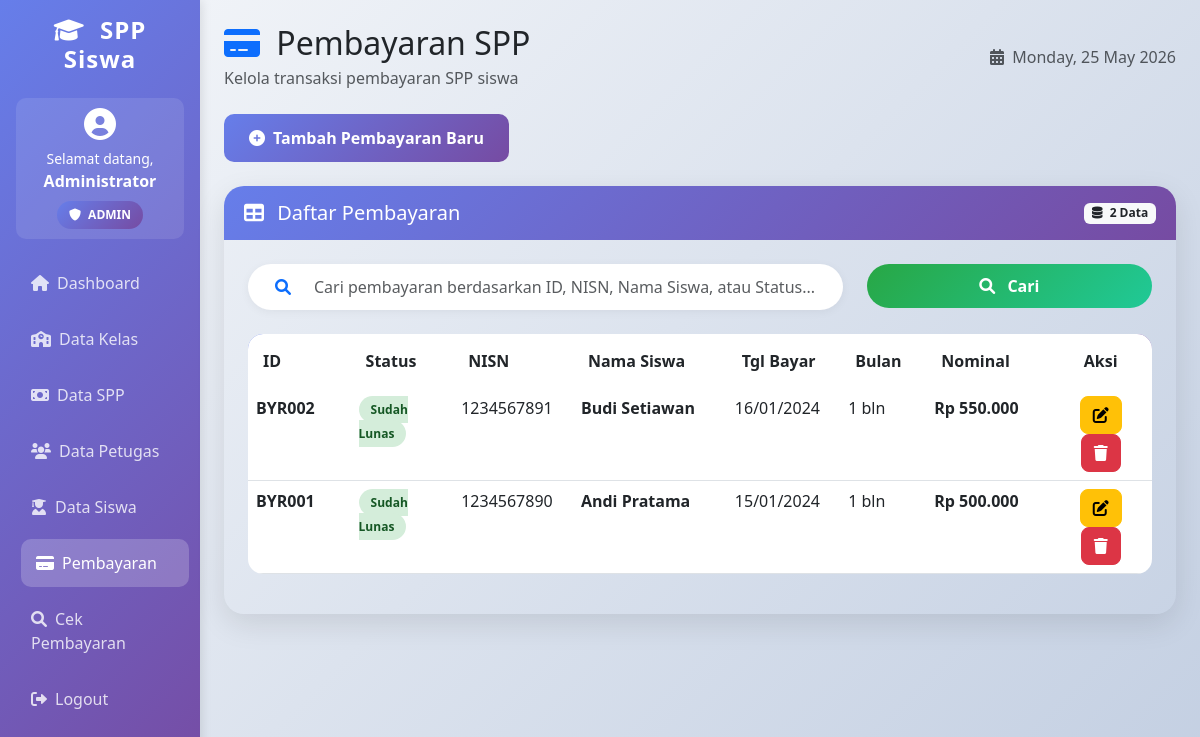
Page /pembayaran.php (signed in) on the committed database.
### tables this page shows
CREATE TABLE tb_pembayaran (
    id_pembayaran VARCHAR(11) PRIMARY KEY,
    status ENUM('Belum Lunas', 'Sudah Lunas'),
    nisn VARCHAR(10),
    tgl_bayar DATE,
    tgl_terakhir_bayar DATE,
    batas_pembayaran DATE,
    jumlah_bulan VARCHAR(10),
    id_spp VARCHAR(40),
    nominal_bayar VARCHAR(100),
    jumlah_bayar VARCHAR(40),
    kembalian VARCHAR(100),
    FOREIGN KEY (nisn) REFERENCES tb_siswa(nisn),
    FOREIGN KEY (id_spp) REFERENCES tb_siswa(id_spp)
);

CREATE TABLE tb_siswa (
    nisn VARCHAR(10) PRIMARY KEY,
    nis VARCHAR(8),
    nama VARCHAR(50) UNIQUE,
    id_kelas VARCHAR(11),
    nama_kelas VARCHAR(10),
    alamat TEXT,
    no_telp VARCHAR(13) UNIQUE,
    id_spp VARCHAR(40) UNIQUE,
    FOREIGN KEY (id_kelas) REFERENCES tb_kelas(id_kelas),
    FOREIGN KEY (nama_kelas) REFERENCES tb_kelas(nama_kelas)
);

### pembayaran.php (the view, shortened to what this page needs)
<?php
include 'config/koneksi.php';
$search = isset($_GET['search']) ? $_GET['search'] : '';
if ($search) {
    $query = "SELECT p.*, s.nama FROM tb_pembayaran p JOIN tb_siswa s ON p.nisn = s.nisn WHERE p.id_pembayaran LIKE '%$search%' OR p.nisn LIKE '%$search%' OR p.status LIKE '%$search%' OR s.nama LIKE '%$search%' ORDER BY p.tgl_bayar DESC";
} else {
    $query = "SELECT p.*, s.nama FROM tb_pembayaran p JOIN tb_siswa s ON p.nisn = s.nisn ORDER BY p.tgl_bayar DESC";
}
$total_data = mysqli_num_rows(mysqli_query($conn, "SELECT * FROM tb_pembayaran"));
?>
<!DOCTYPE html>
<html lang="id">
<head>
    <link href="https://cdn.jsdelivr.net/npm/bootstrap@5.3.0/dist/css/bootstrap.min.css" rel="stylesheet">
    <link href="https://cdnjs.cloudflare.com/ajax/libs/font-awesome/6.0.0/css/all.min.css" rel="stylesheet">
</head>
<body>
    <div class="container-fluid">
        <div class="row">
            <div class="col-md-2 sidebar p-3">
                <h4 class="text-center mb-4">
                    <i class="fas fa-graduation-cap me-2"></i>
                    SPP Siswa
                </h4>
                <div class="user-info">
                    <i class="fas fa-user-circle fa-2x mb-2"></i>
                    <p class="mb-0 small">Selamat datang,</p>
                    <strong><?php echo $_SESSION['nama_petugas']; ?></strong>
                    <br>
                    <span class="badge-level level-<?php echo strtolower($_SESSION['level']); ?> mt-2 d-inline-block">
                        <i class="fas fa-shield-alt me-1"></i>
                        <?php echo strtoupper($_SESSION['level']); ?>
                    </span>
                </div>
                <nav class="nav flex-column">
                    <a class="nav-link" href="dashboard.php"><i class="fas fa-home me-2"></i>Dashboard</a>
                    <a class="nav-link" href="kelas.php"><i class="fas fa-school me-2"></i>Data Kelas</a>
                    <a class="nav-link" href="spp.php"><i class="fas fa-money-bill me-2"></i>Data SPP</a>
                    <a class="nav-link" href="petugas.php"><i class="fas fa-users me-2"></i>Data Petugas</a>
                    <a class="nav-link" href="siswa.php"><i class="fas fa-user-graduate me-2"></i>Data Siswa</a>
                    <a class="nav-link active" href="pembayaran.php"><i class="fas fa-credit-card me-2"></i>Pembayaran</a>
                    <a class="nav-link" href="cek_pembayaran.php"><i class="fas fa-search me-2"></i>Cek Pembayaran</a>
                    <a class="nav-link" href="logout.php"><i class="fas fa-sign-out-alt me-2"></i>Logout</a>
                </nav>
            </div>
            <div class="col-md-10 p-4">
                <div class="d-flex justify-content-between align-items-center mb-4 animate">
                    <div>
                        <h2 class="mb-1">
                            <i class="fas fa-credit-card me-2 text-primary"></i>
                            Pembayaran SPP
                        </h2>
                        <p class="text-muted mb-0">Kelola transaksi pembayaran SPP siswa</p>
                    </div>
                    <div class="text-muted">
                        <i class="fas fa-calendar-alt me-1"></i>
                        <?php echo date('l, d F Y'); ?>
                    </div>
                </div>
                <div class="mb-4 animate">
                    <button class="btn btn-tambah text-white" onclick="openAddModal()">
                        <i class="fas fa-plus-circle me-2"></i>Tambah Pembayaran Baru
                    </button>
                </div>
                <div class="card-dashboard animate">
                    <div class="card-header-custom">
                        <div class="d-flex justify-content-between align-items-center">
                            <h5 class="mb-0">
                                <i class="fas fa-table me-2"></i>
                                Daftar Pembayaran
                            </h5>
                            <span class="badge bg-light text-dark">
                                <i class="fas fa-database me-1"></i>
                                <?php echo $total_data; ?> Data
                            </span>
                        </div>
                    </div>
                    <div class="card-body p-4">
                        <div class="row mb-4">
                            <div class="col-md-8">
                                <div class="search-box">
                                    <div class="input-group">
                                        <span class="input-group-text bg-transparent border-0">
                                            <i class="fas fa-search text-primary"></i>
                                        </span>
                                        <input type="text" id="searchInput" class="form-control border-0"
                                               placeholder="Cari pembayaran berdasarkan ID, NISN, Nama Siswa, atau Status..."
                                               value="<?php echo $search; ?>">
                                    </div>
                                </div>
                            </div>
                            <div class="col-md-4">
                                <button onclick="searchData()" class="btn btn-cari text-white w-100">
                                    <i class="fas fa-search me-2"></i> Cari
                                </button>
                            </div>
                        </div>
                        <div class="table-responsive">
                            <table class="table table-hover table-custom">
                                <thead>
                                    <tr>
                                        <th width="10%">ID</th>
                                        <th width="10%">Status</th>
                                        <th width="10%">NISN</th>
                                        <th width="15%">Nama Siswa</th>
                                        <th width="10%">Tgl Bayar</th>
                                        <th width="8%">Bulan</th>
                                        <th width="12%">Nominal</th>
                                        <th width="10%" class="text-center">Aksi</th>
                                    </tr>
                                </thead>
                                <tbody>
                                    <?php
                                    $result = mysqli_query($conn, $query);
                                    if (mysqli_num_rows($result) > 0) {
                                        while ($row = mysqli_fetch_assoc($result)) {
                                            $statusClass = $row['status'] == 'Sudah Lunas' ? 'status-lunas' : 'status-belum';
                                    ?>
                                    <tr>
                                        <td class="fw-bold"><?php echo $row['id_pembayaran']; ?></td>
                                        <td>
                                            <span class="<?php echo $statusClass; ?>">
                                                <?php echo $row['status']; ?>
                                            </span>
                                        </td>
                                        <td><?php echo $row['nisn']; ?></td>
                                        <td><strong><?php echo $row['nama']; ?></strong></td>
                                        <td><?php echo $row['tgl_bayar'] ? date('d/m/Y', strtotime($row['tgl_bayar'])) : '-'; ?></td>
                                        <td><?php echo $row['jumlah_bulan']; ?> bln</td>
                                        <td class="nominal-text">Rp <?php echo number_format((float)$row['nominal_bayar'], 0, ',', '.'); ?></td>
                                        <td class="text-center">
                                            <button onclick="editPembayaran('<?php echo $row['id_pembayaran']; ?>', '<?php echo $row['status']; ?>', '<?php echo $row['nisn']; ?>', '<?php echo $row['tgl_bayar']; ?>', '<?php echo $row['tgl_terakhir_bayar']; ?>', '<?php echo $row['batas_pembayaran']; ?>', '<?php echo $row['jumlah_bulan']; ?>', '<?php echo $row['id_spp']; ?>', '<?php echo $row['nominal_bayar']; ?>', '<?php echo $row['jumlah_bayar']; ?>', '<?php echo $row['kembalian']; ?>')"
                                                    class="btn btn-warning btn-action" title="Edit">
                                                <i class="fas fa-edit"></i>
                                            </button>
                                            <a href="pembayaran.php?hapus=<?php echo $row['id_pembayaran']; ?>"
                                               class="btn btn-danger btn-action"
                                               onclick="return confirm('Yakin ingin menghapus data pembayaran ini?')"
                                               title="Hapus">
                                                <i class="fas fa-trash"></i>
                                            </a>
                                        </td>
                                    </tr>
                                    <?php
                                        }
                                    } ?>
                                </tbody>
                             </div>
                        </div>
                    </div>
                </div>
            </div>
        </div>
</body>
</html>

### pembayaran.php (style rules this page uses)
* { margin: 0; padding: 0; box-sizing: border-box; }
body { background: linear-gradient(135deg, #f5f7fa 0%, #c3cfe2 100%); font-family: 'Segoe UI', Tahoma, Geneva, Verdana, sans-serif; }
.sidebar { background: linear-gradient(135deg, #667eea 0%, #764ba2 100%); min-height: 100vh; color: white; box-shadow: 2px 0 10px rgba(0,0,0,0.1); }
.sidebar .nav-link { color: rgba(255,255,255,0.8); margin-bottom: 8px; border-radius: 10px; padding: 12px 15px; transition: all 0.3s; }
.sidebar .nav-link:hover, .sidebar .nav-link.active { background: rgba(255,255,255,0.2); color: white; transform: translateX(5px); }
.sidebar h4 { font-weight: bold; letter-spacing: 1px; }
.user-info { background: rgba(255,255,255,0.1); border-radius: 10px; padding: 10px; margin-bottom: 20px; text-align: center; }
.badge-level { padding: 5px 12px; border-radius: 20px; font-size: 12px; font-weight: bold; }
.level-admin { background: linear-gradient(135deg, #667eea 0%, #764ba2 100%); color: white; }
.btn-tambah { background: linear-gradient(135deg, #667eea 0%, #764ba2 100%); border: none; border-radius: 10px; padding: 12px 25px; font-weight: bold; transition: all 0.3s; }
.card-dashboard { border: none; border-radius: 20px; box-shadow: 0 10px 30px rgba(0,0,0,0.1); overflow: hidden; }
.card-header-custom { background: linear-gradient(135deg, #667eea 0%, #764ba2 100%); color: white; padding: 15px 20px; border-bottom: none; }
.search-box { background: white; border-radius: 50px; padding: 5px 15px; box-shadow: 0 2px 10px rgba(0,0,0,0.05); }
.btn-cari { background: linear-gradient(135deg, #28a745 0%, #20c997 100%); border: none; border-radius: 50px; padding: 10px 20px; font-weight: bold; transition: all 0.3s; }
.table-custom { border-radius: 15px; overflow: hidden; }
.table-custom thead { background: linear-gradient(135deg, #667eea 0%, #764ba2 100%); color: white; }
.table-custom thead th { padding: 15px; font-weight: 600; border: none; }
.table-custom tbody tr { transition: all 0.3s; }
.btn-action { border-radius: 8px; padding: 6px 12px; margin: 0 3px; transition: all 0.3s; }
.status-lunas { background: #d4edda; color: #155724; padding: 5px 12px; border-radius: 20px; font-size: 12px; font-weight: bold; }
.animate { animation: fadeInUp 0.5s ease-out; }
.nominal-text { font-weight: bold; color: #28a745; }

### rows in the picture
tb_pembayaran: id_pembayaran "BYR002", status "Sudah Lunas", nisn "1234567891", nisn.nama "Budi Setiawan", tgl_bayar "16/01/2024", jumlah_bulan "1", nominal_bayar "550.000"
tb_pembayaran: id_pembayaran "BYR001", status "Sudah Lunas", nisn "1234567890", nisn.nama "Andi Pratama", tgl_bayar "15/01/2024", jumlah_bulan "1", nominal_bayar "500.000"

### other values in the picture
$_SESSION['nama_petugas'] "Administrator"
$_SESSION['level'] "ADMIN"
$total_data "2"
